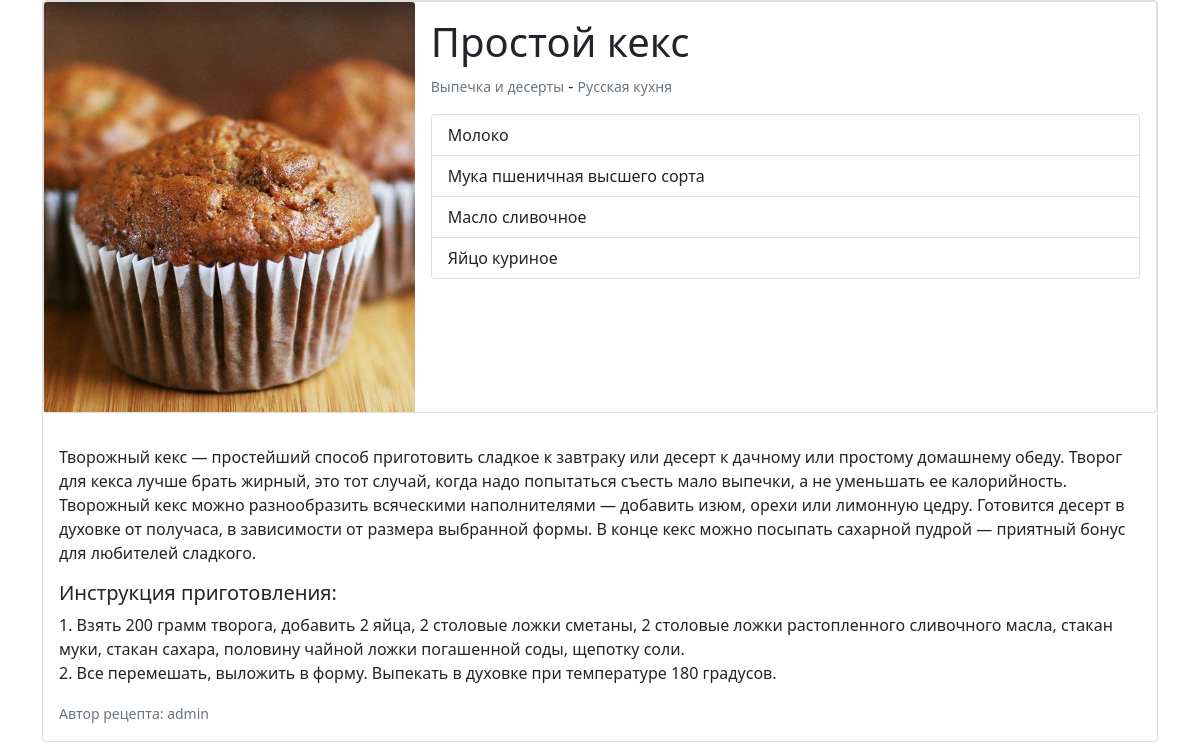
/1/, run on the app's committed database.
### recipes/models.py (models this page shows, shortened)
class Recipe(models.Model):
    id_section = models.ForeignKey(Section, verbose_name="раздел", on_delete=models.SET_NULL, null=True)
    id_kitchen = models.ForeignKey(Kitchen, verbose_name="кухня", on_delete=models.SET_NULL, null=True)
    ingredients = models.ManyToManyField(Ingredients, verbose_name="ингредиенты", related_name="ingredients_recipe")
    title = models.CharField("Название рецепта", max_length=150)
    description = models.TextField("Описание")
    steps = models.TextField("Шаги приготовления")
    image = models.ImageField("Изображение", upload_to="media/", null=True)
    status = models.BooleanField("Опубликовано", default=True)
    id_user = models.ForeignKey(settings.AUTH_USER_MODEL, verbose_name="пользователь автор", on_delete=models.SET_NULL,
                                null=True)
    class Meta:
        verbose_name = "Рецепт"
        verbose_name_plural = "Рецепты"

class Section(models.Model):
    name_section = models.CharField("Название раздела", max_length=150)
    description = models.TextField("Описание")
    def __str__(self):
        return self.name_section
    class Meta:
        verbose_name = "Раздел"
        verbose_name_plural = "Разделы"

class Kitchen(models.Model):
    id_country = models.ForeignKey(Country, verbose_name="страны", on_delete=models.SET_NULL, null=True)
    name_kitchen = models.CharField("Название кухни", max_length=150)
    def __str__(self):
        return self.name_kitchen
    class Meta:
        verbose_name = "Кухня"
        verbose_name_plural = "Кухни"

class Ingredients(models.Model):
    ingredient_name = models.CharField("Ингредиент", max_length=150)
    proteins = models.FloatField("Белки", default=0)
    fats = models.FloatField("Жиры", default=0)
    carbohydrates = models.FloatField("Углеводы", default=0)
    def __str__(self):
        return self.ingredient_name
    class Meta:
        verbose_name = "Ингредиент"
        verbose_name_plural = "Ингредиенты"

### recipes/views.py (the view)
# urls.py: path("<int:pk>/", views.RecipeDetailView.as_view()),
class RecipeDetailView(View):
    def get(self, request, pk):
        recipe = Recipe.objects.get(id=pk)
        return render(request, "recipe_detail.html", {"recipe": recipe})

### recipes/templates/recipe_detail.html (shortened to what this page needs)
<!DOCTYPE html>
{% load static %}
<html lang="en">
<head>
    <link rel="stylesheet" href="{% static 'style.css' %}">
    <link href="https://cdn.jsdelivr.net/npm/bootstrap@5.0.0-beta1/dist/css/bootstrap.min.css" rel="stylesheet">
</head>
<body>
<div class="container">
  <div class="row">
    <div class="col-sm">
      <div class="card mb-3">
          <div class="card mb-3">
              <div class="row g-0">
                <div class="col-md-4">
                 <img src="{{ recipe.image.url }}" class="card-img-top" alt="...">
                </div>
                <div class="col-md-8">
                  <div class="card-body">
                     <h1 class="card-title">{{ recipe.title }}</h1>
                       <p class="card-text"><small class="text-muted">{{ recipe.id_section }}</small> - <small class="text-muted">{{ recipe.id_kitchen }}</small></p>
                      <ul class="list-group">
                      {% for ingredient in recipe.ingredients.all %}
                          <li class="list-group-item">{{ ingredient }}</li>
                          {% endfor %}
                      </ul>
                  </div>
                </div>
              </div>
            </div>
          <div class="card-body">
              <p class="card-text">{{ recipe.description }}</p>
              <h5>Инструкция приготовления:</h5>
              <p class="card-text">{{ recipe.steps|safe }}</p>
            <p class="card-text"><small class="text-muted">Автор рецепта: {{ recipe.id_user }}</small></p>
          </div>
        </div>
    </div>
  </div>
</div>
</body>
</html>

### data on the page
Recipe: image (picture), title "Простой кекс", id_section "Выпечка и десерты", id_kitchen "Русская кухня", description "Творожный кекс — простейший способ приготовить сладкое к завтраку или десерт к дачному или простому домашнему обеду. Творог для кекса лучше брать жирный, это тот случай, когда надо попытаться съесть мало выпечки, а не уменьшать ее калорийность. Творожный кекс можно разнообразить всяческими наполнителями — добавить изюм, орехи или лимонную цедру. Готовится десерт в духовке от получаса, в зависимости от размера выбранной формы. В конце кекс можно посыпать сахарной пудрой — приятный бонус для любителей сладкого.", steps "1. Взять 200 грамм творога, добавить 2 яйца, 2 столовые ложки сметаны, 2 столовые ложки растопленного сливочного масла, стакан муки, стакан сахара, половину чайной ложки погашенной соды, щепотку соли. 2. Все перемешать, выложить в форму. Выпекать в духовке при температуре 180 градусов.", id_user "admin"
Ingredients: ingredient_name "Молоко"
Ingredients: ingredient_name "Мука пшеничная высшего сорта"
Ingredients: ingredient_name "Масло сливочное"
Ingredients: ingredient_name "Яйцо куриное"
